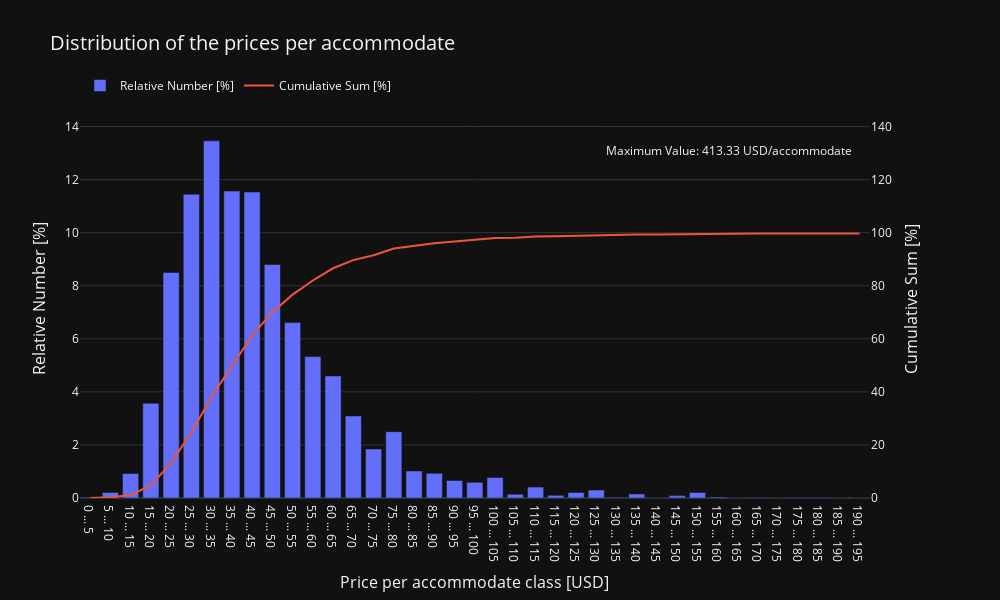

Notebook code for this chart:
### Code cell
# calculate the histogram for the price per accomodate
counts, bins = np.histogram(df_merge_f.price_p_accom_cal, bins=range(0, 200, 5))
bin_label = str(bins[:-1]) + ' ... ' + str(bins[1:])

# calculate the relative values
rels = np.round(counts / len(df_merge_f) * 100, 2)
rels_cumsum = rels.cumsum()

# get the max values
max_val = np.round(df_merge_f.price_p_accom_cal.max(), 2)

# create the labels
bin_label = []

for i in range(len(bins)):
    if i < len(bins)-1:
        bin_label.append(str(bins[i]) + ' ... ' + str(bins[i+1]))


# create the figure
fig = make_subplots(specs=[[{"secondary_y": True}]])

fig.add_trace(go.Bar(x=bin_label, y=rels, 
                     name = 'Relative Number [%]'
             ))

fig.add_trace(go.Scatter(x=bin_label, y=rels_cumsum, 
                        name = 'Cumulative Sum [%]',
                        mode = 'lines'),
                        secondary_y=True)

fig.update_layout(
    title='Distribution of the prices per accommodate',
    title_font = {"size": 20},
    xaxis_title = 'Price per accommodate class [USD]',
    template='plotly_dark',
    hovermode = 'x',
    width = 1000,
    height = 600,
    yaxis = dict(
        title=dict(text="Relative Number [%]"),
        side="left",
        range=[0, 15]),
    yaxis2 = dict(
        title=dict(text="Cumulative Sum [%]"),
        side="right",
        range=[0, 150],
        overlaying="y",
        tickmode="sync")
)

fig.update_yaxes(
    title_font = {"size": 16},
    tickfont = {"size": 12}
    )

fig.update_xaxes(
    title_font = {"size": 16},
    tickfont = {"size": 12}
    )

fig.update_layout(legend=dict(
    orientation="h",
    yanchor="bottom",
    y=1,
    xanchor="left",
    x=0
    ))


fig.add_annotation(
    xref="x domain",
    yref="y domain",
    x=.98,
    y=.9,
    text=f"Maximum Value: {max_val} USD/accommodate",
    align="right",
    showarrow=False
)


fig.show()

### Figure 1 — Plotly figure (JSON) as saved in the notebook; plotly's stock layout.template omitted (floating-point values rounded to 4 significant figures)
{"data": [{"name": "Relative Number [%]", "type": "bar", "x": ["0 ... 5", "5 ... 10", "10 ... 15", "15 ... 20", "20 ... 25", "25 ... 30", "30 ... 35", "35 ... 40", "40 ... 45", "45 ... 50", "50 ... 55", "55 ... 60", "60 ... 65", "65 ... 70", "70 ... 75", "75 ... 80", "80 ... 85", "85 ... 90", "90 ... 95", "95 ... 100", "100 ... 105", "105 ... 110", "110 ... 115", "115 ... 120", "120 ... 125", "125 ... 130", "130 ... 135", "135 ... 140", "140 ... 145", "145 ... 150", "150 ... 155", "155 ... 160", "160 ... 165", "165 ... 170", "170 ... 175", "175 ... 180", "180 ... 185", "185 ... 190", "190 ... 195"], "y": [0.03, 0.21, 0.92, 3.57, 8.5, 11.45, 13.46, 11.57, 11.53, 8.8, 6.61, 5.33, 4.6, 3.09, 1.85, 2.5, 1.02, 0.93, 0.66, 0.59, 0.77, 0.14, 0.41, 0.1, 0.21, 0.3, 0.03, 0.15, 0, 0.09, 0.21, 0.04, 0, 0.02, 0, 0.02, 0.01, 0, 0]}, {"mode": "lines", "name": "Cumulative Sum [%]", "type": "scatter", "x": ["0 ... 5", "5 ... 10", "10 ... 15", "15 ... 20", "20 ... 25", "25 ... 30", "30 ... 35", "35 ... 40", "40 ... 45", "45 ... 50", "50 ... 55", "55 ... 60", "60 ... 65", "65 ... 70", "70 ... 75", "75 ... 80", "80 ... 85", "85 ... 90", "90 ... 95", "95 ... 100", "100 ... 105", "105 ... 110", "110 ... 115", "115 ... 120", "120 ... 125", "125 ... 130", "130 ... 135", "135 ... 140", "140 ... 145", "145 ... 150", "150 ... 155", "155 ... 160", "160 ... 165", "165 ... 170", "170 ... 175", "175 ... 180", "180 ... 185", "185 ... 190", "190 ... 195"], "xaxis": "x", "y": [0.03, 0.24, 1.16, 4.73, 13.23, 24.68, 38.14, 49.71, 61.24, 70.04, 76.65, 81.98, 86.58, 89.67, 91.52, 94.02, 95.04, 95.97, 96.63, 97.22, 97.99, 98.13, 98.54, 98.64, 98.85, 99.15, 99.18, 99.33, 99.33, 99.42, 99.63, 99.67, 99.67, 99.69, 99.69, 99.71, 99.72, 99.72, 99.72], "yaxis": "y2"}], "layout": {"annotations": [{"align": "right", "showarrow": false, "text": "Maximum Value: 413.33 USD/accommodate", "x": 0.98, "xref": "x domain", "y": 0.9, "yref": "y domain"}], "height": 600, "hovermode": "x", "legend": {"orientation": "h", "x": 0, "xanchor": "left", "y": 1, "yanchor": "bottom"}, "title": {"font": {"size": 20}, "text": "Distribution of the prices per accommodate"}, "width": 1000, "xaxis": {"anchor": "y", "domain": [0, 0.94], "tickfont": {"size": 12}, "title": {"font": {"size": 16}, "text": "Price per accommodate class [USD]"}}, "yaxis": {"anchor": "x", "domain": [0, 1], "range": [0, 15], "side": "left", "tickfont": {"size": 12}, "title": {"font": {"size": 16}, "text": "Relative Number [%]"}}, "yaxis2": {"anchor": "x", "overlaying": "y", "range": [0, 150], "side": "right", "tickfont": {"size": 12}, "tickmode": "sync", "title": {"font": {"size": 16}, "text": "Cumulative Sum [%]"}}}}
